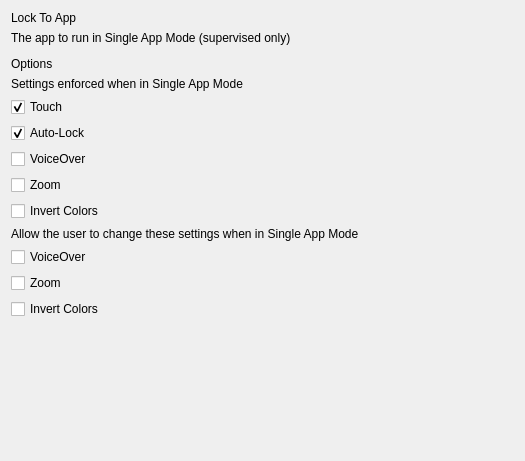
<?xml version="1.0" encoding="UTF-8"?>
<ui version="4.0">
 <class>SingleAppModeForm</class>
 <widget class="QWidget" name="SingleAppModeForm">
  <property name="geometry">
   <rect>
    <x>0</x>
    <y>0</y>
    <width>525</width>
    <height>461</height>
   </rect>
  </property>
  <property name="windowTitle">
   <string>Form</string>
  </property>
  <layout class="QVBoxLayout" name="verticalLayout">
   <item>
    <widget class="QLabel" name="labelLockToApp">
     <property name="text">
      <string>Lock To App</string>
     </property>
    </widget>
   </item>
   <item>
    <widget class="QLabel" name="lTipTheAppToRun">
     <property name="text">
      <string>The app to run in Single App Mode (supervised only)</string>
     </property>
    </widget>
   </item>
   <item>
    <widget class="AppPickerWidget" name="widgetLockToApp" native="true"/>
   </item>
   <item>
    <widget class="QLabel" name="labelOptions">
     <property name="text">
      <string>Options</string>
     </property>
    </widget>
   </item>
   <item>
    <widget class="QLabel" name="lTipSettingsEnforced">
     <property name="text">
      <string>Settings enforced when in Single App Mode</string>
     </property>
    </widget>
   </item>
   <item>
    <widget class="QCheckBox" name="OptionTouch">
     <property name="text">
      <string>Touch</string>
     </property>
     <property name="checked">
      <bool>true</bool>
     </property>
    </widget>
   </item>
   <item>
    <widget class="QCheckBox" name="OptionAutoLock">
     <property name="text">
      <string>Auto-Lock</string>
     </property>
     <property name="checked">
      <bool>true</bool>
     </property>
    </widget>
   </item>
   <item>
    <widget class="QCheckBox" name="OptionVoiceOver">
     <property name="text">
      <string>VoiceOver</string>
     </property>
    </widget>
   </item>
   <item>
    <widget class="QCheckBox" name="OptionZoom">
     <property name="text">
      <string>Zoom</string>
     </property>
    </widget>
   </item>
   <item>
    <widget class="QCheckBox" name="OptionInvertColors">
     <property name="text">
      <string>Invert Colors</string>
     </property>
    </widget>
   </item>
   <item>
    <widget class="QLabel" name="lTipAllowTheUserToChangeSettings">
     <property name="text">
      <string>Allow the user to change these settings when in Single App Mode</string>
     </property>
    </widget>
   </item>
   <item>
    <widget class="QCheckBox" name="VoiceOver">
     <property name="text">
      <string>VoiceOver</string>
     </property>
    </widget>
   </item>
   <item>
    <widget class="QCheckBox" name="Zoom">
     <property name="text">
      <string>Zoom</string>
     </property>
    </widget>
   </item>
   <item>
    <widget class="QCheckBox" name="InvertColors">
     <property name="text">
      <string>Invert Colors</string>
     </property>
    </widget>
   </item>
   <item>
    <spacer name="verticalSpacer">
     <property name="orientation">
      <enum>Qt::Vertical</enum>
     </property>
     <property name="sizeHint" stdset="0">
      <size>
       <width>20</width>
       <height>40</height>
      </size>
     </property>
    </spacer>
   </item>
  </layout>
 </widget>
 <customwidgets>
  <customwidget>
   <class>AppPickerWidget</class>
   <extends>QWidget</extends>
   <header>FWAdminLib/Configurator/AppPickerWidget.h</header>
   <container>1</container>
  </customwidget>
 </customwidgets>
 <resources/>
 <connections/>
</ui>
